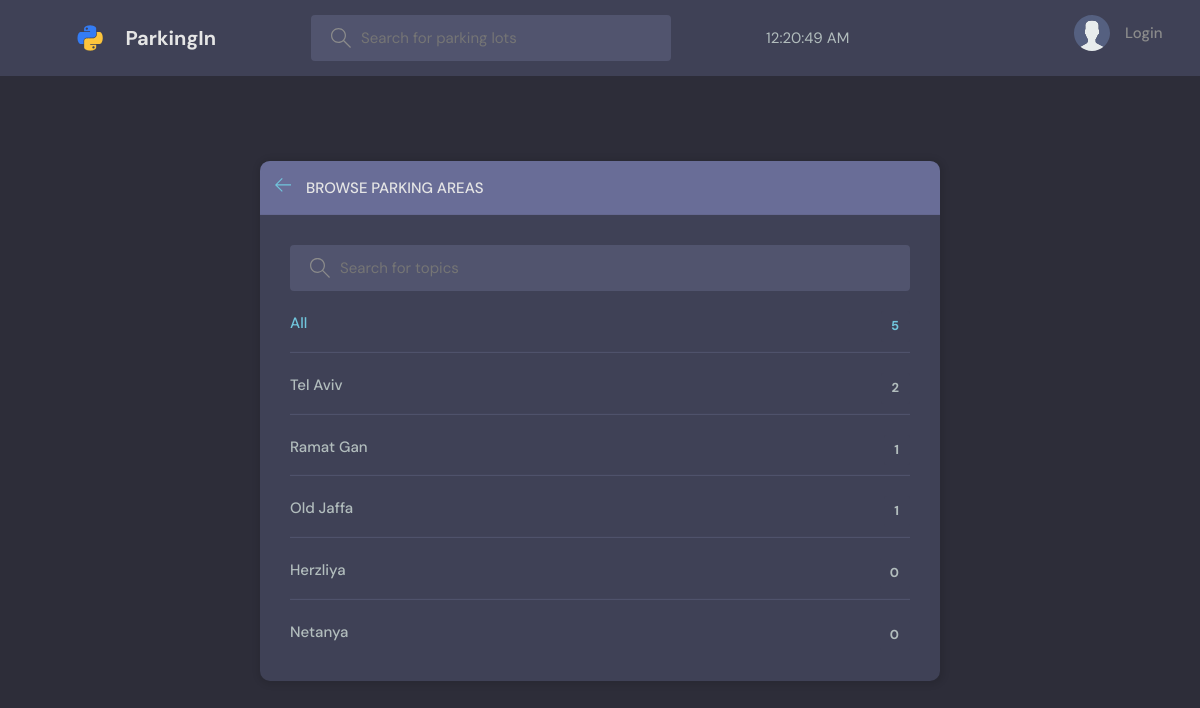
Page /ParkingIn/parking-areas/ on the committed database.
### parking/models.py (models this page shows, shortened)
class LotType(models.Model):
    name = models.CharField(max_length=200)
    price = models.FloatField(null=True)

### parking/views.py (the view)
# urls.py: path('parking-areas/', views.lotTypesPage, name="parking-areas"),
def lotTypesPage(request):
    q = request.GET.get('q') if request.GET.get('q') != None else ''
    lot_types = LotType.objects.filter(name__icontains=q)
    return render(request, 'lots.html', {'lot_types': lot_types})

### parking/templates/lots.html (shortened to what this page needs)
{% extends 'parking_base.html' %} {% block content %}
<main class="create-room layout">
  <div class="container">
    <div class="layout__box">
      <div class="layout__boxHeader">
        <div class="layout__boxTitle">
          <a href="{% url 'parking-home' %}">
            <svg
              version="1.1"
              xmlns="http://www.w3.org/2000/svg"
              width="32"
              height="32"
              viewBox="0 0 32 32"
            >
              <title>arrow-left</title>
              <path
                d="M13.723 2.286l-13.723 13.714 13.719 13.714 1.616-1.611-10.96-10.96h27.625v-2.286h-27.625l10.965-10.965-1.616-1.607z"
              ></path>
            </svg>
          </a>
          <h3>Browse Parking Areas</h3>
        </div>
      </div>
      <div class="topics-page layout__body">
        <form action="" method="GET" class="header__search">
          <label>
            <input name="q" placeholder="Search for topics" />
          </label>
        </form>
        <ul class="topics__list">
          <li>
            <a href="{% url 'parking-areas' %}" class="active"
              >All <span>{{lot_types.count}}</span></a
            >
          </li>
          {% for lot in lot_types %}
          <li>
            <a href="{% url 'parking-home' %}?q={{lot.name}}"
              >{{ lot.name }} <span>{{lot.parkinglot_set.all.count}}</span></a
            >
          </li>
          {% endfor %}
        </ul>
      </div>
    </div>
  </div>
</main>
{% endblock content %}

### templates/parking_base.html (shortened to what this page needs)
<!DOCTYPE html>
{% load static %}
<html lang="en">
<head>
    <link rel="stylesheet" href="{% static 'styles/style.css' %}" />
</head>
<body>
    {% include 'parking_navbar.html' %}
    {% block content %}
    {% endblock %}
</body>
</html>

### templates/parking_navbar.html (shortened to what this page needs)
{% load static %}
<header class="header header--loggedIn">
    <div class="container">
        <a href="{% url 'parking-home' %}" class="header__logo">
            <img src="{% static 'images/logo.svg' %}" />
            <h1>ParkingIn</h1>
        </a>
        <form class="header__search" method="GET" action="{% url 'parking-home' %}">
            <label>
                <input name="q" placeholder="Search for parking lots" />
            </label>
        </form>
        <div class="container" id = "clock" onload="currentTime()"></div>
        <nav class="header__menu">
            {% if request.user.is_authenticated %}
                {% if request.user.is_superuser %}
                <div class="header__user">
                    <a href="{% url 'my-tickets' user.id %}">
                        <div class="avatar avatar--medium active">
                            <img src="{{request.user.avatar.url}}" />
                        </div>
                        <p><span>{{request.user.name}}(Admin)</span>{{request.user.email}}</p>
                    </a>
                    <button class="dropdown-button">
                        <svg version="1.1" xmlns="http://www.w3.org/2000/svg" width="32" height="32" viewBox="0 0 32 32">
                            <title>chevron-down</title>
                            <path d="M16 21l-13-13h-3l16 16 16-16h-3l-13 13z"></path>
                        </svg>
                    </button>
                </div>
                {% else %}
                <div class="header__user">
                    <a href="{% url 'my-tickets' user.id %}">
                        <div class="avatar avatar--medium active">
                            <img src="{{request.user.avatar.url}}" />
                        </div>
                        <p><span>{{request.user.name}}</span>{{request.user.email}}</p>
                    </a>
                    <button class="dropdown-button">
                        <svg version="1.1" xmlns="http://www.w3.org/2000/svg" width="32" height="32" viewBox="0 0 32 32">
                            <title>chevron-down</title>
                            <path d="M16 21l-13-13h-3l16 16 16-16h-3l-13 13z"></path>
                        </svg>
                    </button>
                </div>
                {% endif %}
            {% else %}
            <a href="{% url 'parking-login' %}">
                <img src="{% static 'images/avatar.svg' %}" />
                <p>Login</p>
            </a>
            {% endif %}
        </nav>
    </div>
</header>

### static/styles/style.css (style rules this page uses)
:root { --color-main: #71c6dd; --color-main-light: #e1f6fb; --color-dark: #3f4156; --color-dark-medium: #51546e; --color-dark-light: #696d97; --color-light: #e5e5e5; --color-gray: #8b8b8b; --color-light-gray: #b2bdbd; --color-bg: #2d2d39; --color-success: #5dd693; --color-error: #fc4b0b; }
* { font-family: "DM Sans", -apple-system, BlinkMacSystemFont, "Segoe UI", Roboto, Oxygen, Ubuntu, Cantarell, "Open Sans", "Helvetica Neue", sans-serif; margin: 0; padding: 0; box-sizing: border-box; text-rendering: optimizeLegibility; font-size: inherit; }
html { font-size: 56.25%; }
@media only screen and (min-width: 1200px) { html { font-size: 62.5%; } }
body { line-height: 1.6; font-weight: 400; font-size: 1.5rem; color: var(--color-light-gray); background-color: var(--color-bg); min-height: 100vh; }
img { width: 100%; }
a { display: inline-block; color: var(--color-main); text-decoration: none; }
.container { max-width: 120rem; width: 90%; margin: auto; }
.header { padding: 1.5rem; background-color: var(--color-dark); }
.header > .container { display: flex; gap: 9.5rem; }
.header__logo, .header__user { display: flex; gap: 2rem; align-items: center; }
.header__logo > img { height: 3.2rem; width: 3.2rem; }
.header__logo > h1 { font-weight: 700; font-size: 2rem; color: var(--color-light); }
.header__search > label { background-color: var(--color-dark-medium); padding: 1.3rem 1rem; display: flex; align-items: center; gap: 1rem; border-radius: 4px; }
.header__search svg { fill: var(--color-gray); width: 2rem; height: 2rem; margin-left: 1rem; }
.header__search input { width: 30rem; background: transparent; border: none; outline: none; color: var(--color-light); }
.header__menu { margin-left: auto; position: relative; }
.header__menu a { display: flex; gap: 1.5rem; align-items: center; font-weight: 500; text-decoration: none; color: var(--color-gray); }
.header__menu img { height: 3.6rem; }
.header__menu p { line-height: 1.2; }
.layout { margin-top: 2.4rem; }
.layout > .container { display: flex; justify-content: space-between; align-items: flex-start; }
.layout__box { width: 90%; max-width: 48rem; min-height: 40rem; position: absolute; top: 50%; left: 50%; transform: translate(-50%, -46%); background-color: var(--color-dark); border-radius: 1rem; box-shadow: 1px 1px 6px 3px rgba(0, 0, 0, 0.1); overflow: hidden; }
.layout__boxHeader { display: flex; padding: 1.5rem; background-color: var(--color-dark-light); }
.layout__boxTitle { display: flex; gap: 1.5rem; align-items: center; }
.layout__boxTitle h3 { text-transform: uppercase; font-weight: 500; color: var(--color-light); }
.layout__boxTitle svg { width: 1.6rem; height: 1.6rem; fill: var(--color-main); }
.layout__body { margin: 3rem; }
.topics__list { list-style: none; }
.topics__list li a { display: flex; justify-content: space-between; margin-bottom: 3rem; font-weight: 500; color: var(--color-light-gray); transition: all 0.3s ease-in-out; }
.topics__list li a.active, .topics__list li a:hover { color: var(--color-main); }
.topics__list li a span { padding: 0.5rem 1rem; background-color: var(--color-dark); border-radius: 3px; font-size: 1.3rem; font-weight: 700; letter-spacing: 1px; }
.topics-page .topics__list li:not(:last-child) a { margin: 2rem 0; padding-bottom: 1rem; text-decoration: none; border-bottom: 1px solid var(--color-dark-medium); }
.topics-page .header__search { display: block; }
.create-room.layout .layout__box { max-width: 68rem; }

### rows in the picture
LotType: name "Tel Aviv", parkinglot_set.all.count "2"
LotType: name "Ramat Gan", parkinglot_set.all.count "1"
LotType: name "Old Jaffa", parkinglot_set.all.count "1"
LotType: name "Herzliya", parkinglot_set.all.count "0"
LotType: name "Netanya", parkinglot_set.all.count "0"

### other values in the picture
{{ lot_types.count }} "5"
